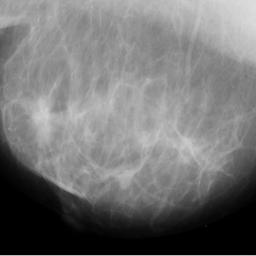
%> input picture Project Pencitraan (Breast Cancer Detection using PNN)/Malign12.jpg, 256 x 256 px
$ octave adaptivemedianfilter.m   (GNU Octave 9; MATLAB toolbox functions it lacks are replaced by stand-ins)
%> lines starting %> are read from the running program, lines starting %| are printed output that depends on the picture
clc;
clear;
close all;
a=imread('Malign12.jpg');
%> a is the input picture: size 256x256x3 uint8; min 0, max 221, mean 115.5
b=rgb2gray(a);
J = imnoise(b,'salt & pepper', 0.02);
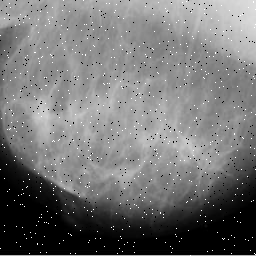
%> J: size 256x256 uint8; min 0, max 255, mean 115.8
NoisyImage=J;
[R C P]=size(NoisyImage);
%> R = 256; C = 256; P = 1
OutImage=zeros(R,C);
figure;
imshow(J);
Zmin=[];
Zmax=[];
Zmed=[];

for i=1:R
    for j=1:C
               if (i==1 & j==1)


          % for right top corner[8,7,6]
                elseif (i==1 & j==C)


			% for bottom left corner[2,3,4]
                elseif (i==R & j==1)


        		     % for bottom right corner[8,1,2]

                elseif (i==R & j==C)


        		    %for top edge[8,7,6,5,4]

                elseif (i==1)


                     		      			% for right edge[2,1,8,7,6]

                elseif (i==R)

		      			% // for bottom edge[8,1,2,3,4]

                elseif (j==C)


                         %// for left edge[2,3,4,5,6]

                elseif (j==1)


               else


                             SR1 = NoisyImage((i-1),(j-1));
 							 SR2 = NoisyImage((i-1),(j));
    						 SR3 = NoisyImage((i-1),(j+1));
 							 SR4 = NoisyImage((i),(j-1));
                             SR5 = NoisyImage(i,j);
 							 SR6 = NoisyImage((i),(j+1));
 							 SR7 = NoisyImage((i+1),(j-1));
 							 SR8 = NoisyImage((i+1),(j));
 							 SR9 = NoisyImage((i+1)),((j+1));
                             TempPixel=[SR1,SR2,SR3,SR4,SR5,SR6,SR7,SR8,SR9];
                             Zxy=NoisyImage(i,j);
                             Zmin=min(TempPixel);
                             Zmax=max(TempPixel);
                             Zmed=median(TempPixel);
                             A1 = Zmed - Zmin;
                             A2 = Zmed - Zmax;

                             if A1 > 0 && A2 < 0

                                  %   go to level B
                                  B1 = Zxy - Zmin;
                                  B2 = Zxy - Zmax;
                                  if B1 > 0 && B2 < 0
                                      OutImage(i,j)= Zxy;
                                  else
                                      OutImage(i,j)= Zmed;

                                  end
                             else

                                 if ((R > 4 && R < R-5) && (C > 4 && C < C-5))

                                 S1 = NoisyImage((i-1),(j-1));
                                 S2 = NoisyImage((i-2),(j-2));
                                 S3 = NoisyImage((i-1),(j));
                                 S4 = NoisyImage((i-2),(j));
                                 S5 = NoisyImage((i-1),(j+1));
                                 S6 = NoisyImage((i-2),(j+2));
                                 S7 = NoisyImage((i),(j-1));
                                 S8 = NoisyImage((i),(j-2));

                                 S9 = NoisyImage(i,j);
                                 S10 = NoisyImage((i),(j+1));
                                 S11 = NoisyImage((i),(j+2));
                                 S12 = NoisyImage((i+1),(j-1));
                                 S13 = NoisyImage((i+2),(j-2));
                                 S14 = NoisyImage((i+1),(j));
                                 S15 = NoisyImage((i+2),(j));
                                 S16 = NoisyImage((i+1)),((j+1));
                                 S17 = NoisyImage((i+2)),((j+2));
                                 TempPixel2=[S1,S2,S3,S4,S5,S6,S7,S8,S9,S10,S11,S12,S13,S14,S15,S16,S17];
                                 Zmed2=median(TempPixel2);
                                 OutImage(i,j)= Zmed2;
                                 else

                                 OutImage(i,j)= Zmed;

                                 end

                             end

          end

    end
end
%> after the loop, A1 = 184; A2 = 0; SR1 = 0; SR2 = 255
imshow(OutImage,[]);
disp('exit');
